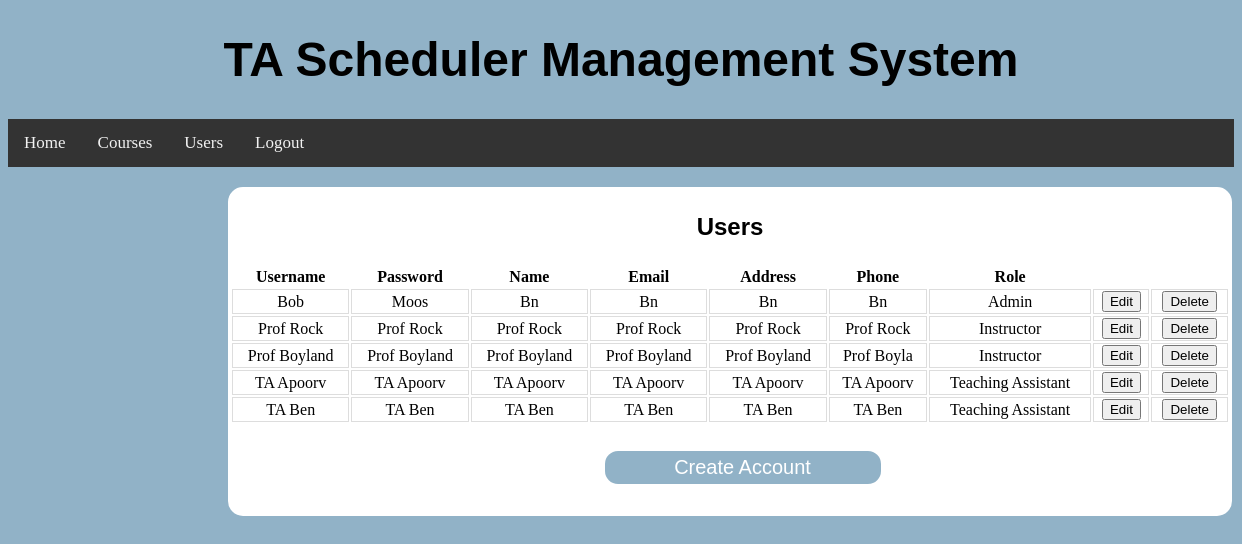
Before: /users/ (signed in) with the older database file.
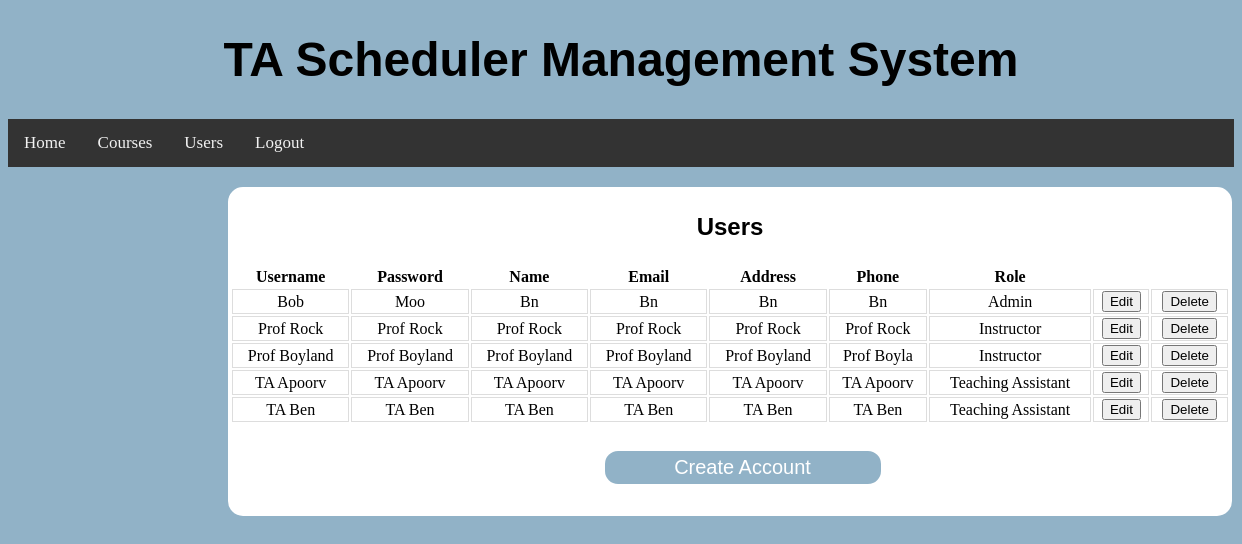
After: the same page with the newer database file.
### BackendWork/models.py (models this page shows, shortened)
class MyUser(models.Model):
    ROLE_CHOICES = (('Teaching Assistant', 'TEACHING_ASSISTANT'), ('Instructor', 'INSTRUCTOR'), ('Admin', 'ADMIN'))
    username = models.CharField(max_length=20, unique=True)
    password = models.CharField(max_length=20)
    name = models.CharField(max_length=20)
    email = models.CharField(max_length=20)
    address = models.CharField(max_length=72)
    phone = models.CharField(max_length=10)
    role = models.CharField(max_length=30, choices=ROLE_CHOICES, default='Teaching Assistant')
    assignedClasses = models.ManyToManyField(ClassList, null=True)

### BackendWork/views.py (the view, shortened to what this page needs)
# urls.py: path("users/", Users.as_view()),
class Users(View):
    def get(self, request):
        m = request.session["role"]
        users = MyUser.objects.all()
        return render(request, "users.html", {'sessionUser': m, 'users': users})

### templates/users.html (shortened to what this page needs)
{% load static %}
<!DOCTYPE html>
<html lang="en">
<head>
    <link rel="stylesheet" type="text/css" href="{% static 'css/users.css' %}"/>
</head>
<div class="navContainer">
    <header class="header">
        <h1><a>TA Scheduler Management System</a></h1>
    </header>
    <div class="navigation">
        <li><a href="/home/">Home</a></li>
        <li><a href="/courses/">Courses</a></li>
        <li><a href="/users/">Users</a></li>
        <li><a href="/">Logout</a></li>
    </div>
</div>
<body>
<div class="container">
    <p class=header>Users</p>
    <div class="containerbox">
        <table>
            <tr>
                <th>Username</th>
                <th>Password</th>
                <th>Name</th>
                <th>Email</th>
                <th>Address</th>
                <th>Phone</th>
                <th>Role</th>
            </tr>
            <tr>
                {% for i in users %}
                     {% if editingUser == i.username %}
                         <form action="" method="post">
                         {% csrf_token %}
                             <td><input name="username" value={{ i.username }} placeholder="{{ i.username }}"></td>
                             <td><input name="password" placeholder="{{ i.password }}"></td>
                             <td><input name="name" placeholder="{{ i.name }}"></td>
                             <td><input name="email" placeholder="{{ i.email }}"></td>
                             <td><input name="address" placeholder="{{ i.address }}"></td>
                             <td><input name="phone" placeholder="{{ i.phone }}"></td>
                             <td><input name="role" placeholder="{{ i.role }}"></td>
                             <td>
                                 <button name="saveUser" value="{{ i.username }}">Save</button>
                         </form>
                         <td>
                             <a href="/users/">
                                 <button>Cancel</button>
                             </a>
                         </td>
                    </td>
                    {% else %}
                         <td>{{ i.username }}</td>
                         <td>{{ i.password }}</td>
                         <td>{{ i.name }}</td>
                         <td>{{ i.email }}</td>
                         <td>{{ i.address }}</td>
                         <td>{{ i.phone }}</td>
                         <td>{{ i.role }}</td>
                         <td>
                             <form action="" method="post">
                                 <button name="editUser" value="{{ i.username }}">Edit</button>
                             </form>
                         </td>
                     {% endif %}
                    <td>
                        <button>Delete</button>
                    </td>
            </tr>
                {% endfor %}
        </table>
    </div>
        <div class="submit-button">
            <a href="../createAccount/"><button name="createAccountSubmit">Create Account</button></a>
        </div>
</div>
</body>
</html>

### TAScheduler/static/css/users.css (style rules this page uses)
html { background: rgb(145, 178, 199); }
.navigation { list-style-type: none; background-color: #333; position: sticky; width: 100%; overflow: auto; }
.navigation li a { float: left; color: #f2f2f2; text-align: center; padding: 14px 16px; text-decoration: none; font-size: 17px; background-color: #333; }
.header { font-family: 'Ubuntu', sans-serif; font-weight: bold; font-size: 24px; text-align: center; }
.th, td { border-bottom: 1px solid #ddd; border-left: 1px solid #ddd; border-top: 1px solid #ddd; border-right: 1px solid #ddd; }
.container { margin-top: 20px; width: 1000px; height: 325px; flex-direction: row; justify-content: center; align-items: center; margin-bottom: 6px; margin-left: 220px; border: 2px solid White; border-radius: 15px; background: white; text-align: center; }
.containerbox { display: grid; width: 1000px; gap: 50px; }
.submit-button { display: flex; flex-direction: column; margin-top: 25px; }
.submit-button button { font-size: 20px; padding: 5px 15px; border: 2px solid; border-radius: 15px; color: white; background: #91B2C7; width: 280px; cursor: pointer; margin-left: 25px; }

Changed rows visible on the page:
changed MyUser "Bob": password "Moos" → "Moo"
